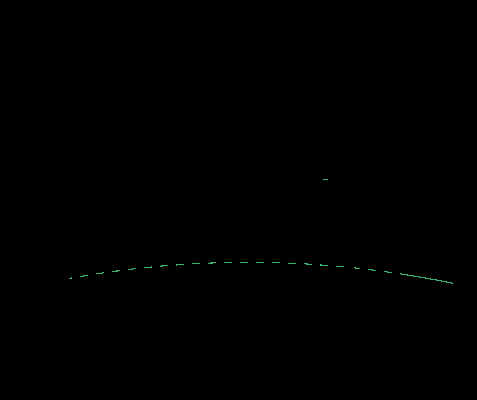
#> input picture masked_image_olivedrab.png, 477 x 400 px
$ python line_trial.py
#> lines starting #> are read from the running program, lines starting #| are printed output that depends on the picture; after the words box and inside, x2 and y2 are one past the last pixel; in counts of white or black regions, pixels touching at a corner belong together
import numpy as np
import cv2

im = cv2.imread('masked_image_olivedrab.png')
#> im is the input picture: shape (400, 477, 3); mean B, G, R 0.1, 0.2, 0.1
for r in range(im.shape[0]):
    for c in range(im.shape[1]):
        if (im[r][c] == [0,0,0]).all():
            im[r][c] = (255,255,255)
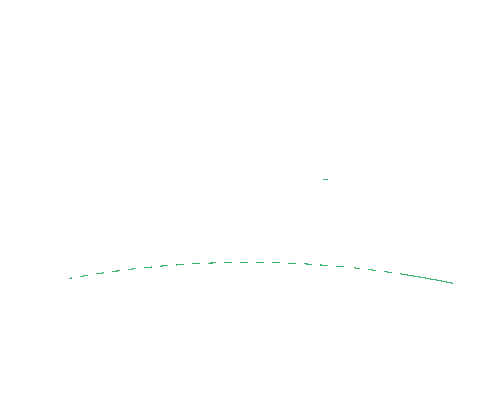
#> im: shape (400, 477, 3); mean B, G, R 254.8, 254.9, 254.7

cpnts, kpnts = [], []

params = cv2.SimpleBlobDetector_Params()

# Filter by Convexity
params.filterByConvexity = True
params.minConvexity = 0.042

# Filter by Inertia
params.filterByInertia = True
params.minInertiaRatio = 0.00001

detector = cv2.SimpleBlobDetector_create(params)
img_clone = im.copy()

while True:
    kp = detector.detect(img_clone)
    if len(kp) == 0:
        break
    kpnts.append(kp)
    for i in kp:
        x, y = round(i.pt[0]), round(i.pt[1])
        cpnts.append((x, y))
        img_clone[y, x] = (0, 0, 0)
        cv2.circle(img_clone, (x, y), round(i.size / 2), (0, 0, 0), -1)
    width, height, _ = img_clone.shape
    for i in range(width):
        for j in range(height):
            if (img_clone[i, j] == (0, 0, 0)).all():
                img_clone[i, j] = (255, 255, 255)
#> this loop made 3 passes
#> kp on passes 1 to 2: 1 keypoints; (x, y, size): (420, 277, 27.6), 1 keypoints; (x, y, size): (443, 281, 10.4)
#> img_clone: shape (400, 477, 3); 0.02% of pixels changed, all inside (x1, y1, x2, y2) = (407, 274, 448, 283)
#> after the loop, cpnts = [(420, 277), (443, 281)]; kpnts = [(keypoint at (420, 276.8), size 27.6,), (keypoint at (443.1, 280.9), size 10.4,)]

im_with_keypoints = im.copy()
for i in kpnts:
    im_with_keypoints = cv2.drawKeypoints(
        im_with_keypoints,
        i,
        np.array([]),
        (0, 0, 0),
        cv2.DRAW_MATCHES_FLAGS_DRAW_RICH_KEYPOINTS,
    )
#> this loop made 2 passes
cv2.imshow('idk', im_with_keypoints)
cv2.waitKey(0)
